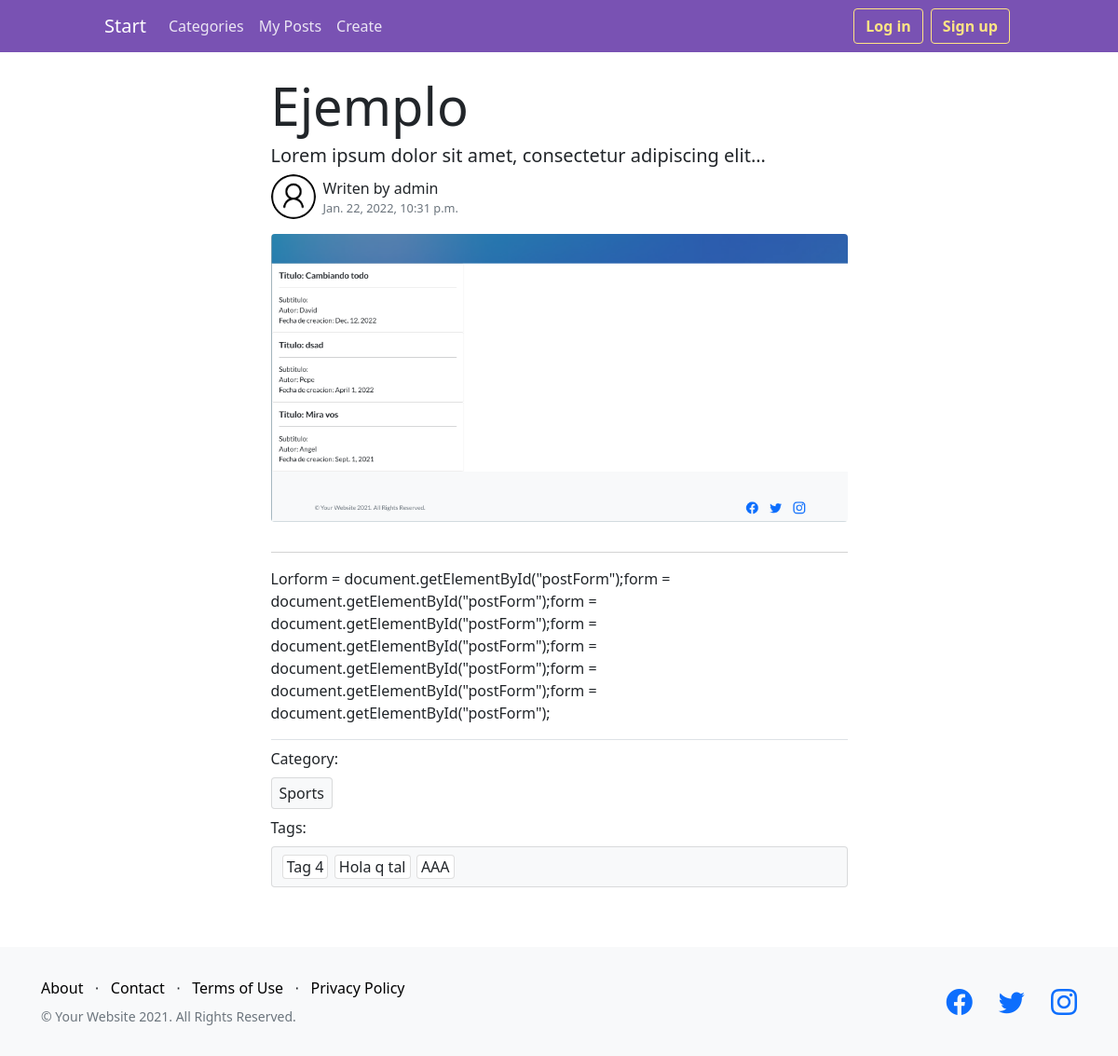
Before: /blog/post/5 with the older database file.
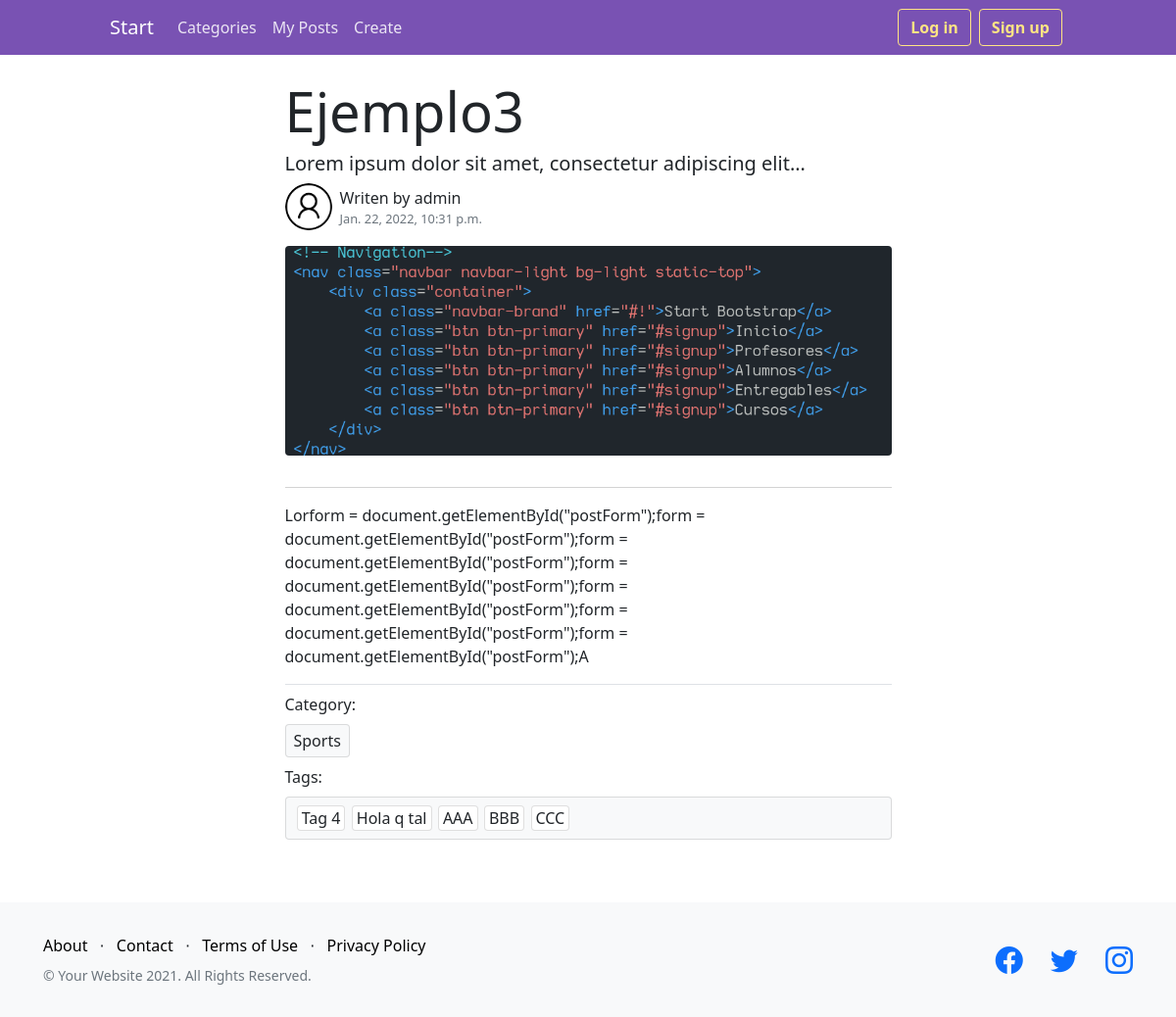
After: the same page with the newer database file.
### blog/models.py (models this page shows, shortened)
class Post(models.Model):
    title = models.CharField(max_length=200)
    subtitle = models.CharField(max_length=200)
    date = models.DateTimeField(auto_now_add=True)
    content = RichTextField()
    image = models.ImageField(upload_to=custom_upload_to, blank=True)
    user = models.ForeignKey(User, on_delete=CASCADE)
    tags = models.ManyToManyField("Tag", blank=True)
    category = models.ForeignKey(Category, on_delete=CASCADE)
    class Meta:
        verbose_name = "post"
        verbose_name_plural = "posts"
        ordering = ["date", "title"]

class Category(models.Model):
    name = models.CharField(max_length=40)
    def __str__(self):
        return self.name
    class Meta:
        verbose_name_plural = "categories"

class Tag(models.Model):
    name = models.CharField(max_length=40, unique=True)
    def __str__(self):
        return self.name

### blog/views.py (the view)
# urls.py: path('post/<int:post_id>', views.get_post, name='Post'),
def get_post(request, post_id):
    post = Post.objects.get(id=post_id)
    tags = post.tags.all()
    author_avatar_url = Profile.avatar_url(post.user)
    return render(
        request,
        "blog/post.html",
        {"page": post.title, "post": post, "tags": tags, "avatar": author_avatar_url},
    )

### accounts/models.py (called while the page is built)
    def avatar_url(user):
        url = None
        try:
            url = Profile.objects.get(user=user).avatar.url
        except ObjectDoesNotExist:
            pass
        except ValueError:
            pass
        if url is None:
            url = str(settings.MEDIA_URL) + "profiles/default.png"
        return url

### blog/templates/blog/post.html
{% extends 'layout.html' %} {% block content %}
<div class="post-info">
  <div class="d-flex flex-column flex-xl-row-reverse justify-content-between">
    {% if post.user.id == user.id %}
      <div class="col-xl-auto col-12 d-flex flex-column">
        <a href="{% url 'Update' post.id %}" class="btn secondary-btn mb-1 d-block d-xl-inline w-100">
          Edit
        </a>
        <a href="{% url 'Delete' post.id %}" class="btn danger-btn mb-3 d-block d-xl-inline w-100">
          Delete
        </a>
      </div>
      <h3 class="display-4 col-xl-10">{{ post.title }}</h3>
    {% else %}
       <h3 class="display-4 w-100">{{ post.title }}</h3>
    {% endif %}
  </div>
  <h6 class="lead">{{ post.subtitle }}</h6>
  <a
    class="d-flex justify-content-start align-items-center link-container"
    href="{% url 'Profile' post.user.id %}"
  >
    <img src="{{ avatar }}" alt="author-avatar" class="author-avatar" />
    <div class="ms-2 d-flex flex-column">
      <span class="">Writen by {{ post.user }}</span>
      <span class="text-muted post-date">{{ post.date }}</span>
    </div>
  </a>
  <img src="{{ post.image.url }}" alt="post" class="w-100 post-image my-3" />
</div>
<div class="mt-3">{{ post.content | safe }}</div>
<div class="py-2 border-top">
  <span class="d-block">Category:</span>
  <a href="{% url 'Categories' %}?category={{ post.category.id }}" class="card bg-light fit-content px-2 py-1 my-2">{{ post.category }}</a>
  <span class="d-block">Tags:</span>
  <ul id="tagList" class="card bg-light mt-2 p-2 tag-list-ro">
    {% if tags %}
      {% for tag in tags %}
        <li class="card px-1">
          {{ tag }}
        </li>
      {% endfor %}
    {% else %}
      <span class="text-center text-muted w-100" id="noTagsText">No tags added</span>
    {% endif %}
  </ul>
</div>
{% endblock content %}

### DjangoBlog/templates/layout.html (shortened to what this page needs)
<!DOCTYPE html>
<html lang="en">
  <head>
    {% load static %}
    <link
      href="https://cdn.jsdelivr.net/npm/bootstrap-icons@1.5.0/font/bootstrap-icons.css"
      rel="stylesheet"
      type="text/css"
    />
    <link
      href="https://cdn.jsdelivr.net/npm/bootstrap@5.1.3/dist/css/bootstrap.min.css"
      rel="stylesheet"
    />
    <link rel="stylesheet" href="{% static 'styles.css' %}" />
  </head>
  <body>
    <div class="d-flex flex-column" style="min-height: 100vh; position: relative;">
      <nav class="navbar navbar-expand-lg navbar-dark static-top bg-main">
        <div class="container col-lg-10 align-items-center">
          <a class="navbar-brand" href="{% url 'Home' %}">Start</a>
          <div
            class="collapse navbar-collapse d-lg-flex flex-lg-row justify-content-lg-between"
            id="navbarNavDropdown"
          >
            <ul class="navbar-nav w-fit">
              <li class="nav-item">
                <a
                  class="nav-link {% if page == 'Categories' %} active {% endif %}"
                  aria-current="page"
                  href="{% url 'Categories' %}"
                >
                  Categories
                </a>
              </li>
              <li class="nav-item">
                <a
                  class="nav-link {% if page == 'My Posts' %} active {% endif %}"
                  aria-current="page"
                  href="{% url 'MyPosts' %}"
                >
                  My Posts
                </a>
              </li>
              <li class="nav-item">
                <a
                  class="nav-link {% if page == 'Create post' %} active {% endif %}"
                  aria-current="page"
                  href="{% url 'Create' %}"
                >
                  Create
                </a>
              </li>
            </ul>
            <div class="w-fit d-flex">
              {% if not user.is_authenticated %}
              <div class="nav-item mx-1 my-auto">
                <a
                  class="btn btn-outline-light outline-secondary"
                  href="{% url 'Login' %}"
                  >Log in</a
                >
              </div>
              <div class="nav-item mx-1 my-auto">
                <a
                  class="btn btn-outline-light outline-secondary"
                  href="{% url 'Signup' %}"
                  >Sign up</a
                >
              </div>
              {% endif %}
            </div>
          </div>
        </div>
      </nav>
      <div class="pt-2 pb-4 container flex-grow-1">
        <div class="col-lg-7 col-md-9 col-sm-11 mx-auto p-3">
          {% block content %} {% endblock content %}
        </div>
      </div>
      <footer class="footer bg-light">
        <div class="container">
          <div class="row">
            <div class="col-lg-6 h-100 text-center text-lg-start my-auto">
              <ul class="list-inline mb-2">
                <li class="list-inline-item">
                  <a href="#!" class="my-link">About</a>
                </li>
                <li class="list-inline-item">⋅</li>
                <li class="list-inline-item">
                  <a href="#!" class="my-link">Contact</a>
                </li>
                <li class="list-inline-item">⋅</li>
                <li class="list-inline-item">
                  <a href="#!" class="my-link">Terms of Use</a>
                </li>
                <li class="list-inline-item">⋅</li>
                <li class="list-inline-item">
                  <a href="#!" class="my-link">Privacy Policy</a>
                </li>
              </ul>
              <p class="text-muted small mb-4 mb-lg-0">
                &copy; Your Website 2021. All Rights Reserved.
              </p>
            </div>
            <div class="col-lg-6 h-100 text-center text-lg-end my-auto">
              <ul class="list-inline mb-0">
                <li class="list-inline-item me-4">
                  <a href="#!"><i class="bi-facebook fs-3"></i></a>
                </li>
                <li class="list-inline-item me-4">
                  <a href="#!"><i class="bi-twitter fs-3"></i></a>
                </li>
                <li class="list-inline-item">
                  <a href="#!"><i class="bi-instagram fs-3"></i></a>
                </li>
              </ul>
            </div>
          </div>
        </div>
      </footer>
    </div>
  </body>
</html>

### DjangoBlog/static/styles.css (style rules this page uses)
:root { --main-color: rgb(121, 82, 179); --secondary-color:rgb(255, 228, 132); --secondary-color-light:rgba(255, 228, 132, .8); --danger-color: rgb(239, 145, 145); --danger-color-light: rgb(245, 158, 158); --bootstrap-primary-color: #0d6efd; }
.nav-link { color: rgba(255, 255, 255, 0.85) !important; }
.bg-main { background-color: var(--main-color); color: white; }
.outline-secondary { color: var(--secondary-color); border-color: var(--secondary-color); font-weight: bold; }
.footer { padding: 2rem; }
.my-link { color: black; text-decoration: none; }
.post-image { border-radius: 0.25em; }
.post-info { border-bottom: 1px lightgray solid; padding-bottom: 1rem; }
a.card { text-decoration: none; color: inherit; }
.link-container { text-decoration: none; color: inherit; cursor: pointer; }
.post-date { font-size: .8em; }
.author-avatar { width: 3em; aspect-ratio: 1; border-radius: 100%; }
.fit-content { width: fit-content; }
.tag-list, .tag-list-ro { min-height: 1em; list-style: none; display: flex; flex-direction: row; flex-wrap: wrap; }
.tag-list > li, .tag-list-ro > li { margin: 0 .2rem; transition: background-color 100ms; width: fit-content; }

Changed rows visible on the page:
changed Post "Lorem ipsum dolor sit amet, consectetur adipiscing elit...": title "Ejemplo" → "Ejemplo3"; image: a different picture; content "…document.getElementById(\"postForm\");form = document.getElementById(\"postForm\");form = document.getElementById(\"postForm\");" → "…document.getElementById(\"postForm\");form = document.getElementById(\"postForm\");form = document.getElementById(\"postForm\");A"
added Tag: name "BBB"
added Tag: name "CCC"
